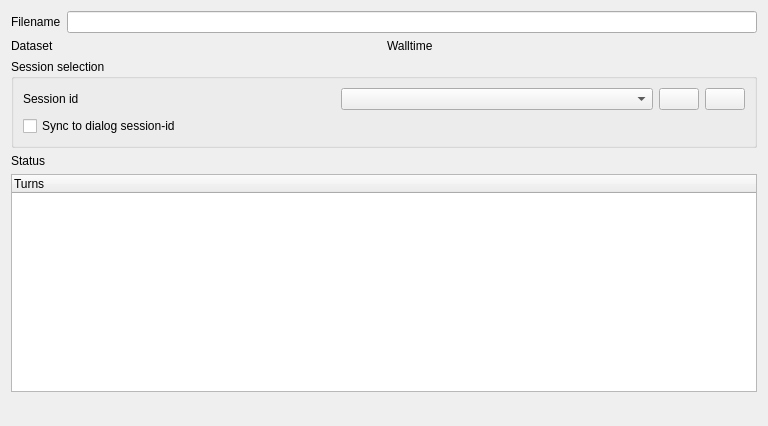
<?xml version="1.0" encoding="UTF-8"?>
<ui version="4.0">
 <class>TrackerOutputViewer</class>
 <widget class="QWidget" name="TrackerOutputViewer">
  <property name="geometry">
   <rect>
    <x>0</x>
    <y>0</y>
    <width>768</width>
    <height>426</height>
   </rect>
  </property>
  <property name="windowTitle">
   <string>Tracker output viewer</string>
  </property>
  <layout class="QVBoxLayout" name="verticalLayout_2">
   <item>
    <layout class="QVBoxLayout" name="verticalLayout">
     <property name="bottomMargin">
      <number>23</number>
     </property>
     <item>
      <layout class="QHBoxLayout" name="horizontalLayout">
       <item>
        <widget class="QLabel" name="label_2">
         <property name="text">
          <string>Filename</string>
         </property>
        </widget>
       </item>
       <item>
        <widget class="QLineEdit" name="tracker_output_filename">
         <property name="readOnly">
          <bool>true</bool>
         </property>
        </widget>
       </item>
      </layout>
     </item>
     <item>
      <layout class="QHBoxLayout" name="horizontalLayout_2">
       <item>
        <layout class="QHBoxLayout" name="horizontalLayout_3">
         <item>
          <widget class="QLabel" name="label">
           <property name="text">
            <string>Dataset</string>
           </property>
          </widget>
         </item>
         <item>
          <widget class="QLabel" name="tracker_output_dataset">
           <property name="text">
            <string/>
           </property>
          </widget>
         </item>
         <item>
          <widget class="QLabel" name="label_3">
           <property name="text">
            <string>Walltime</string>
           </property>
          </widget>
         </item>
         <item>
          <widget class="QLabel" name="tracker_output_walltime">
           <property name="text">
            <string/>
           </property>
          </widget>
         </item>
        </layout>
       </item>
      </layout>
     </item>
     <item>
      <widget class="QGroupBox" name="groupBox">
       <property name="title">
        <string>Session selection</string>
       </property>
       <layout class="QGridLayout" name="gridLayout_2">
        <item row="0" column="0">
         <layout class="QGridLayout" name="gridLayout">
          <item row="0" column="2">
           <widget class="QPushButton" name="tracker_output_prev_session">
            <property name="maximumSize">
             <size>
              <width>40</width>
              <height>16777215</height>
             </size>
            </property>
            <property name="text">
             <string/>
            </property>
            <property name="icon">
             <iconset resource="ressource.qrc">
              <normaloff>:/Button-Previous-icon.png</normaloff>:/Button-Previous-icon.png</iconset>
            </property>
           </widget>
          </item>
          <item row="0" column="0">
           <widget class="QLabel" name="label_4">
            <property name="text">
             <string>Session id</string>
            </property>
           </widget>
          </item>
          <item row="0" column="3">
           <widget class="QPushButton" name="tracker_output_next_session">
            <property name="maximumSize">
             <size>
              <width>40</width>
              <height>16777215</height>
             </size>
            </property>
            <property name="text">
             <string/>
            </property>
            <property name="icon">
             <iconset resource="ressource.qrc">
              <normaloff>:/Button-Next-icon.png</normaloff>:/Button-Next-icon.png</iconset>
            </property>
           </widget>
          </item>
          <item row="0" column="1">
           <widget class="QComboBox" name="tracker_output_session_id_combobox"/>
          </item>
          <item row="1" column="0">
           <widget class="QCheckBox" name="tracker_output_sync_to_session">
            <property name="text">
             <string>Sync to dialog session-id</string>
            </property>
           </widget>
          </item>
         </layout>
        </item>
       </layout>
      </widget>
     </item>
     <item>
      <layout class="QHBoxLayout" name="horizontalLayout_4">
       <property name="sizeConstraint">
        <enum>QLayout::SetDefaultConstraint</enum>
       </property>
       <property name="topMargin">
        <number>0</number>
       </property>
       <item>
        <widget class="QLabel" name="label_5">
         <property name="maximumSize">
          <size>
           <width>50</width>
           <height>16777215</height>
          </size>
         </property>
         <property name="text">
          <string>Status </string>
         </property>
        </widget>
       </item>
       <item>
        <widget class="QLabel" name="tracker_output_status_label">
         <property name="text">
          <string/>
         </property>
        </widget>
       </item>
      </layout>
     </item>
     <item>
      <widget class="QTreeWidget" name="tracker_output_tree_view">
       <column>
        <property name="text">
         <string>Turns</string>
        </property>
       </column>
      </widget>
     </item>
    </layout>
   </item>
  </layout>
 </widget>
 <resources>
  <include location="ressource.qrc"/>
 </resources>
 <connections/>
</ui>
